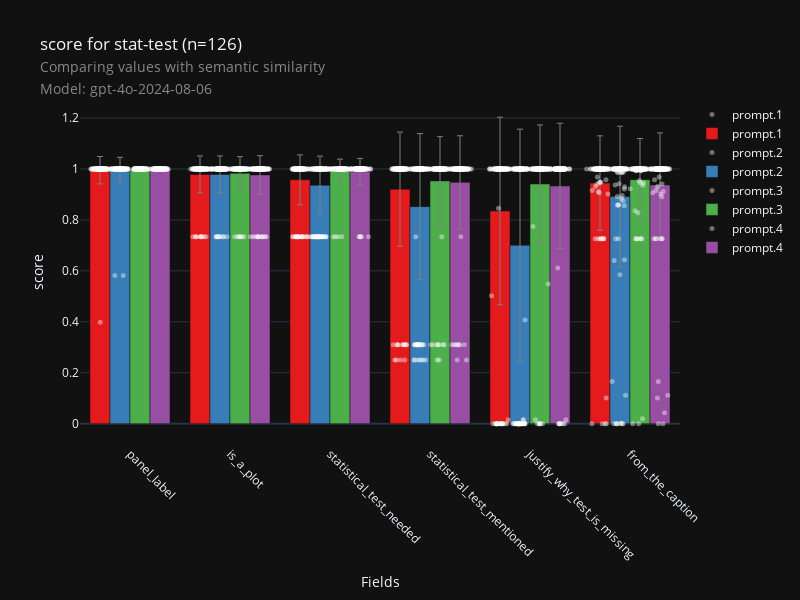

Notebook code cell kept with this figure:
### Code cell
fig, df_data, df_metadata = check_visualization(
    "fig-checklist",
    "stat-test",
    metric="semantic_similarity",
    score="score",
    model=MODEL
)
fig.show()

### Figure 1 — Plotly figure (JSON) as saved in the notebook; plotly's stock layout.template omitted (floating-point values rounded to 4 significant figures; data arrays with more than 128 entries replaced by an {"elided": "..."} marker saying what was removed)
{"data": [{"hovertext": {"elided": "750 str values"}, "marker": {"color": "white", "line": {"color": "white", "width": 0}, "opacity": 0.4, "size": 5}, "mode": "markers", "name": "prompt.1", "showlegend": true, "type": "scatter", "x": {"elided": "750 float values"}, "y": {"elided": "750 float values"}}, {"error_y": {"array": [0.1856, 0.07259, 0.3685, 0.05385, 0.224, 0.0981], "color": "grey", "thickness": 1, "type": "data", "visible": true, "width": 3}, "hovertext": ["Field: from_the_caption<br>0.9446883277893067: 0.945<br>Prompt: prompt.1", "Field: is_a_plot<br>0.978679609298706: 0.979<br>Prompt: prompt.1", "Field: justify_why_test_is_missing<br>0.8349067086726427: 0.835<br>Prompt: prompt.1", "Field: panel_label<br>0.9951836223602295: 0.995<br>Prompt: prompt.1", "Field: statistical_test_mentioned<br>0.9208276114463806: 0.921<br>Prompt: prompt.1", "Field: statistical_test_needed<br>0.9573592185974121: 0.957<br>Prompt: prompt.1"], "marker": {"color": "rgb(228,26,28)"}, "name": "prompt.1", "showlegend": true, "type": "bar", "width": 0.2, "x": [4.7, 0.7, 3.7, -0.3, 2.7, 1.7], "y": [0.9447, 0.9787, 0.8349, 0.9952, 0.9208, 0.9574]}, {"hovertext": {"elided": "756 str values"}, "marker": {"color": "white", "line": {"color": "white", "width": 0}, "opacity": 0.4, "size": 5}, "mode": "markers", "name": "prompt.2", "showlegend": true, "type": "scatter", "x": {"elided": "756 float values"}, "y": {"elided": "756 float values"}}, {"error_y": {"array": [0.2762, 0.07233, 0.4561, 0.05253, 0.287, 0.114], "color": "grey", "thickness": 1, "type": "data", "visible": true, "width": 3}, "hovertext": ["Field: from_the_caption<br>0.8915218006346434: 0.892<br>Prompt: prompt.2", "Field: is_a_plot<br>0.9788488187487163: 0.979<br>Prompt: prompt.2", "Field: justify_why_test_is_missing<br>0.7001160897078023: 0.700<br>Prompt: prompt.2", "Field: panel_label<br>0.9933552117574782: 0.993<br>Prompt: prompt.2", "Field: statistical_test_mentioned<br>0.8522207356161542: 0.852<br>Prompt: prompt.2", "Field: statistical_test_needed<br>0.936546456246149: 0.937<br>Prompt: prompt.2"], "marker": {"color": "rgb(55,126,184)"}, "name": "prompt.2", "showlegend": true, "type": "bar", "width": 0.2, "x": [4.9, 0.9, 3.9, -0.1, 2.9, 1.9], "y": [0.8915, 0.9788, 0.7001, 0.9934, 0.8522, 0.9365]}, {"hovertext": {"elided": "756 str values"}, "marker": {"color": "white", "line": {"color": "white", "width": 0}, "opacity": 0.4, "size": 5}, "mode": "markers", "name": "prompt.3", "showlegend": true, "type": "scatter", "x": {"elided": "756 float values"}, "y": {"elided": "756 float values"}}, {"error_y": {"array": [0.1616, 0.06525, 0.2321, 0.0, 0.1737, 0.04691], "color": "grey", "thickness": 1, "type": "data", "visible": true, "width": 3}, "hovertext": ["Field: from_the_caption<br>0.9580775693886809: 0.958<br>Prompt: prompt.3", "Field: is_a_plot<br>0.9830790549989731: 0.983<br>Prompt: prompt.3", "Field: justify_why_test_is_missing<br>0.9409805971035172: 0.941<br>Prompt: prompt.3", "Field: panel_label<br>1.0: 1.000<br>Prompt: prompt.3", "Field: statistical_test_mentioned<br>0.9531381418780674: 0.953<br>Prompt: prompt.3", "Field: statistical_test_needed<br>0.9915395274994865: 0.992<br>Prompt: prompt.3"], "marker": {"color": "rgb(77,175,74)"}, "name": "prompt.3", "showlegend": true, "type": "bar", "width": 0.2, "x": [5.1, 1.1, 4.1, 0.1, 3.1, 2.1], "y": [0.9581, 0.9831, 0.941, 1.0, 0.9531, 0.9915]}, {"hovertext": {"elided": "756 str values"}, "marker": {"color": "white", "line": {"color": "white", "width": 0}, "opacity": 0.4, "size": 5}, "mode": "markers", "name": "prompt.4", "showlegend": true, "type": "scatter", "x": {"elided": "756 float values"}, "y": {"elided": "756 float values"}}, {"error_y": {"array": [0.2044, 0.07553, 0.246, 0.0, 0.1829, 0.05223], "color": "grey", "thickness": 1, "type": "data", "visible": true, "width": 3}, "hovertext": ["Field: from_the_caption<br>0.9373195684914079: 0.937<br>Prompt: prompt.4", "Field: is_a_plot<br>0.976733700623588: 0.977<br>Prompt: prompt.4", "Field: justify_why_test_is_missing<br>0.9335485100302667: 0.934<br>Prompt: prompt.4", "Field: panel_label<br>1.0: 1.000<br>Prompt: prompt.4", "Field: statistical_test_mentioned<br>0.9476634200130191: 0.948<br>Prompt: prompt.4", "Field: statistical_test_needed<br>0.9894244093743582: 0.989<br>Prompt: prompt.4"], "marker": {"color": "rgb(152,78,163)"}, "name": "prompt.4", "showlegend": true, "type": "bar", "width": 0.2, "x": [5.3, 1.3, 4.3, 0.3, 3.3, 2.3], "y": [0.9373, 0.9767, 0.9335, 1.0, 0.9477, 0.9894]}], "layout": {"boxmode": "group", "height": 600, "showlegend": true, "title": {"text": "score for stat-test (n=126)<br><span style=\"font-size: 0.8em; color: #888;\">Comparing values with semantic similarity</span><br><span style=\"font-size: 0.8em; color: #888;\">Model: gpt-4o-2024-08-06</span>"}, "width": 800, "xaxis": {"range": [-0.5, 5.5], "tickangle": 45, "ticktext": ["panel_label", "is_a_plot", "statistical_test_needed", "statistical_test_mentioned", "justify_why_test_is_missing", "from_the_caption"], "tickvals": [0, 1, 2, 3, 4, 5], "title": {"text": "Fields"}}, "yaxis": {"title": {"text": "score"}}}}
